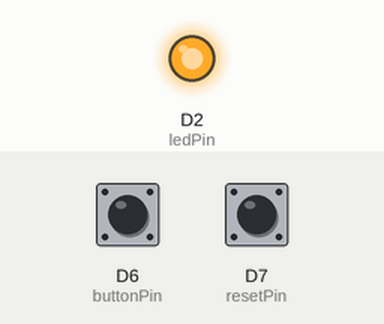
Bench run of a sketch on a simulated ESP8266 (NodeMCU). Parts: output pins drawn as LEDs (lit = HIGH). Inputs (shaded band) come from the test bench; at power-on: D6 (buttonPin) LOW, D7 (resetPin) HIGH. What the sketch prints to the serial monitor is not drawn.

Above: at 1.2 s.
1.3 s: D6 (buttonPin) pulled HIGH for 0.15 s
At 1.9 s:
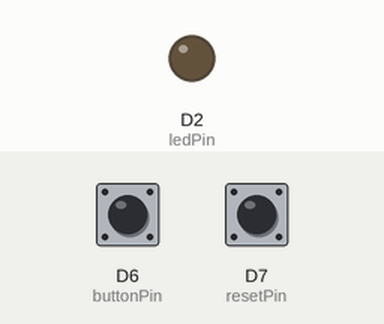
Timing chart, 0 to 4.3 s (numbered marks = the images above; inputs shaded):
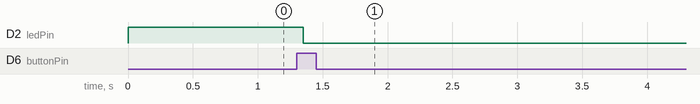

Measured:
- after the input at 1.3 s, D2 (ledPin): HIGH → LOW after 0.05 s

The sketch:

StateChangeDetection_ET_Board.EX.ino
```cpp
const int  buttonPin = D6;                       // 빨강 버튼 : D6
const int ledPin = D2;                           // 빨강 LED : D2
const int resetPin = D7;                         // 파랑 버튼 : D7

int buttonPushCounter = 0;                       // 버튼 누르는 수
int buttonState = 0;                             // 버튼의 현재 상태
int lastButtonState = 0;                         // 버튼의 마지막 상태
int resetState = 0;

void setup() {
  pinMode(buttonPin, INPUT);                     // 빨강 버튼 입력모드 설정
  pinMode(ledPin, OUTPUT);                       // 빨강 LED 출력모드 설정
  pinMode(resetPin, INPUT);
  Serial.begin(115200);
}

void loop() {
  buttonState = digitalRead(buttonPin);          // 버튼 상태 값 읽기

  if(buttonState != lastButtonState) {          // 현재 버튼상태가 마지막 상태 아니라면
    if(buttonState == HIGH) {                   // 버튼상태가 HIGH이면
      buttonPushCounter++;                       // 버튼 누른 수 증가
      Serial.println("on");                      // 'on' 출력
      Serial.print("number of button pushes: "); // 'number of button pushes: ' 출력
      Serial.println(buttonPushCounter);         // 버튼 누른수 출력
    } else{                                     // 버튼상태가 HIGH가 아니라면

      Serial.println("off");                     // 'off' 출력
    }

    delay(50);                                   // 0.05초 기다리기
  }
  lastButtonState = buttonState;                 // 현재 버튼상태를 마지막상태에 저장

  if(buttonPushCounter % 4 == 0) {              // 버튼 누른 수가 4의 배수라면
    digitalWrite(ledPin, HIGH);                  // LED 켜기
  } else{                                       // 아니면
    digitalWrite(ledPin, LOW);                   // LED 끄기
  }

  resetState = digitalRead(resetPin);
  if(resetState == LOW) {
    lastButtonState == 0;
    Serial.println("reset");                      // 'reset' 출력
    Serial.print("number of button pushes: ");    // 'number of button pushes: ' 출력
    Serial.println(lastButtonState);            //  초기화
   delay(50);                                     // 0.05초 기다리기
  }
  else{                                     // 버튼상태가 HIGH가 아니라면
      Serial.println(" ");                     // 'off' 출력
    }

}

//==========================================================================================
//
// (주)한국공학기술연구원 http://et.ketri.re.kr
//
//==========================================================================================
```
